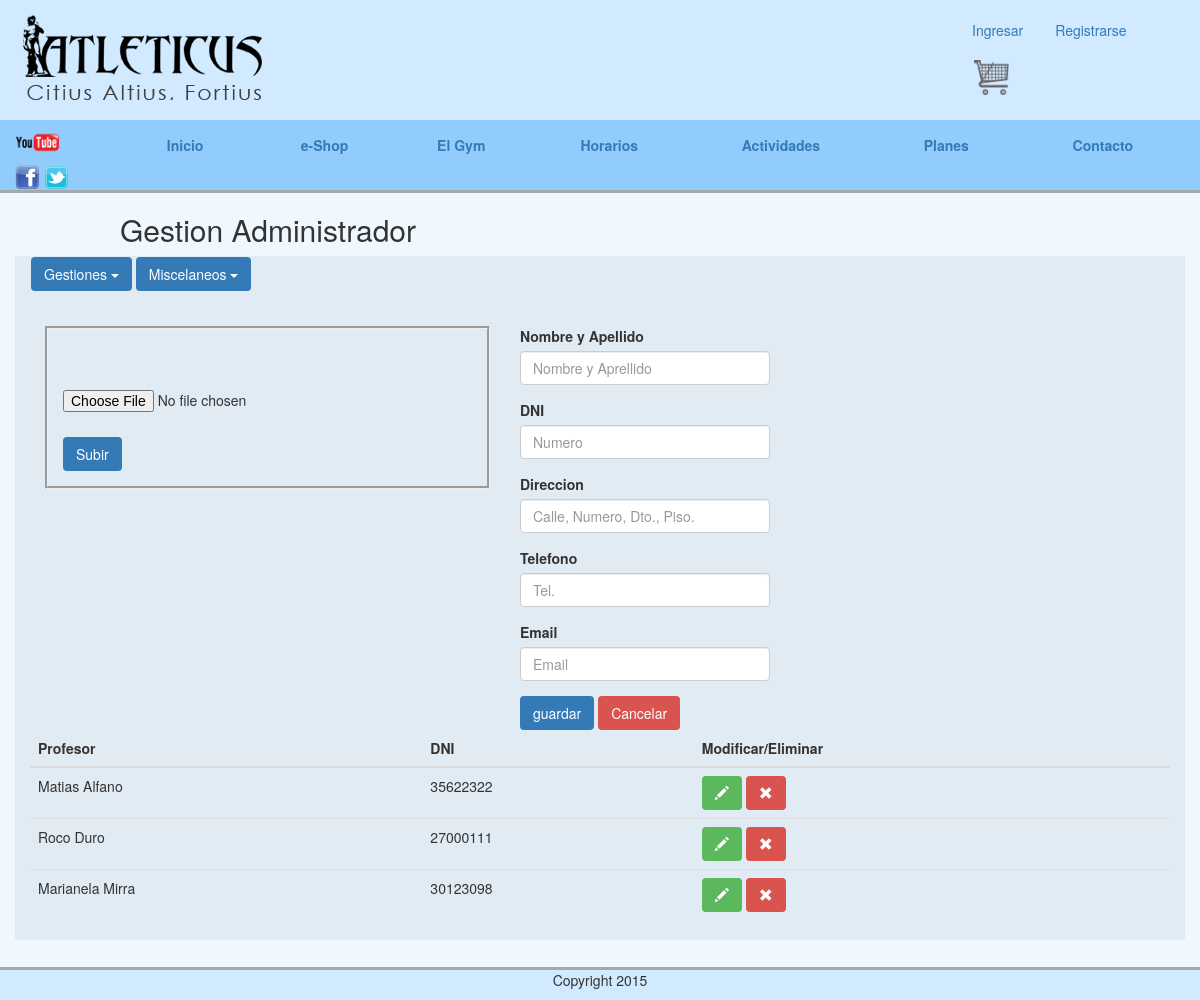
/abmProfesores.php, run on the app's committed database.
### tables this page shows
CREATE TABLE IF NOT EXISTS `profesores` (
  `id_profesor` int(4) NOT NULL,
  `profesor_dni` int(15) NOT NULL,
  `profesor_nombre_apellido` varchar(30) NOT NULL,
  `profesor_direccion` varchar(30) NOT NULL,
  `profesor_telefono` varchar(20) NOT NULL,
  `profesor_mail` varchar(30) NOT NULL
);

### models/connection.php (called while the page is built, shortened)
<?php
class Connection extends MySQLi {
     private static $instance = null ;
     public static function getInstance(){
         if (self::$instance == null){
             self::$instance = new self(self::HOST, self::USER, self::PASSWORD, self::DATABASE);
             self::$instance->query("SET NAMES 'utf8'");
         }
         return self::$instance ;
     }
}

### models/profesores.php (called while the page is built, shortened)
<?php
require("connection.php");
class Profesor
{
    private $connection;
    public function __construct(){
        $this->connection = Connection::getInstance();
    }
    public function getAll(){
        $query = "SELECT id_profesor, profesor_dni, profesor_nombre_apellido FROM profesores";
        $profesores = array();
        if( $result = $this->connection->query($query) ){
            while($fila = $result->fetch_assoc()){
                $profesores[] = $fila;
            }
        }
        return $profesores;
    }
}

### abmProfesores.php (the view, shortened to what this page needs)
   <?php
    require("models/profesores.php");
    $p = new Profesor();
    $profesores = $p->getAll();
?>
    <?php require("partials/gestionHeader.php"); ?>
                <div class="col-md-5">
        <form method="post" action="actions/imagenes.php?action=subir" id="uploadForm" enctype="multipart/form-data">
            <div class="agrupador_fotos_productos">
                <div class="row fotos_productos_alineados">
                </div>
                <div class="row upload-imagen">
                    <input id="seleccionarImagen" name="imagen" type="file" value="Seleccionar imagen" />
                    <br/>
                    <input class="btn btn-primary" type="submit" value="Subir" />
                </div>
            </div>
        </form>
    </div>
                <div class="col-md-7 col-formulario">
                    <form id ="form_profesores" action="actions/api-profesor.php">
                        <div class="form-group">
                            <label>Nombre y Apellido</label>
                            <input id="nombre" type="text" value="<?= !empty($profesor) ? $profesor["profesor_nombre_apellido"] : ""?>" name="profesor_nombre_apellido" class="form-control abm-inputs" placeholder="Nombre y Aprellido">
                        </div>
                        <div class="form-group">
                            <label>DNI</label>
                            <input id="dni" type="text" value="<?= !empty($profesor) ? $profesor["profesor_dni"] : ""?>" name="profesor_dni" class="form-control abm-inputs" placeholder="Numero">
                        </div>
                        <div class="form-group">
                            <label>Direccion</label>
                            <input id="direccion" type="text" value="<?= !empty($profesor) ? $profesor["profesor_direccion"] : ""?>" name="profesor_direccion" class="form-control abm-inputs" placeholder="Calle, Numero, Dto., Piso.">
                        </div>
                        <div class="form-group">
                            <label>Telefono </label>
                            <input id="telefono" type="text" value="<?= !empty($profesor) ? $profesor["profesor_telefono"] : ""?>" name="profesor_telefono" class="form-control abm-inputs" placeholder="Tel.">
                        </div>
                        <div class="form-group">
                            <label>Email</label>
                            <input id="mail" type="text" value="<?= !empty($profesor) ? $profesor["profesor_mail"] : ""?>" name ="profesor_mail" class="form-control abm-inputs" placeholder="Email">
                        </div>
                        <input type="submit" class="btn btn-primary" name="action" value="<?= $action; ?>"/>
                        <input type="button" class="btn btn-danger" onclick="limpiar()" name="action" value="Cancelar"/>
                    </form>
                </div>
                <table class="table table-hover abm-tablas">
                    <thead>
                        <tr>
                            <th>Profesor</th>
                            <th>DNI</th>
                            <th>Modificar/Eliminar</th>
                        </tr>
                    </thead>
                    <tbody>
                    <?php foreach($profesores as $profesor) {?>
                    <tr>
                        <td class="acti-tipoDescripcion"><?= $profesor["profesor_nombre_apellido"];?></td>
                        <td class="acti-tipoDescripcion"><?= $profesor["profesor_dni"];?></td>
                        <td>
                            <form class="form-inline" action="actions/api-profesor.php" method="post">
                                <button type="submit" name="action" value="editar" class="btn btn-success editar"><sapan class="glyphicon glyphicon-pencil" aria-hidden="true"></sapan></button>
                                <button type="submit" name="action" value="eliminar" class="btn btn-danger eliminar"><sapan class="glyphicon glyphicon-remove" aria-hidden="true"></sapan></button>
                            </form>
                        </td>
                    </tr>
                    <?php } ?>
                    </tbody>
                </table>
        <?php require("partials/gestionFooter.php"); ?>

### css/mainMatias.css (style rules this page uses)
.agrupador_fotos_productos { border-style: groove; }
.fotos_productos_alineados { margin: 3%; }
.upload-imagen { padding-left: 30px; padding-bottom: 15px; padding-top: 15px; }

### css/mainMauro.css (style rules this page uses)
.cuerpo-comprar .facturacion button, input, select { margin-bottom: 1% }
.abm-inputs { width: 250px; }
.abm-tablas { margin-top: 3%; }

### css/standalone.css (style rules this page uses)
.btn { cursor: pointer; -webkit-user-select: none; -moz-user-select: none; -ms-user-select: none; user-select: none; background-image: none; border: 1px solid transparent; }

### data on the page
profesores: profesor_nombre_apellido "Matias Alfano", profesor_dni "35622322"
profesores: profesor_nombre_apellido "Roco Duro", profesor_dni "27000111"
profesores: profesor_nombre_apellido "Marianela Mirra", profesor_dni "30123098"
